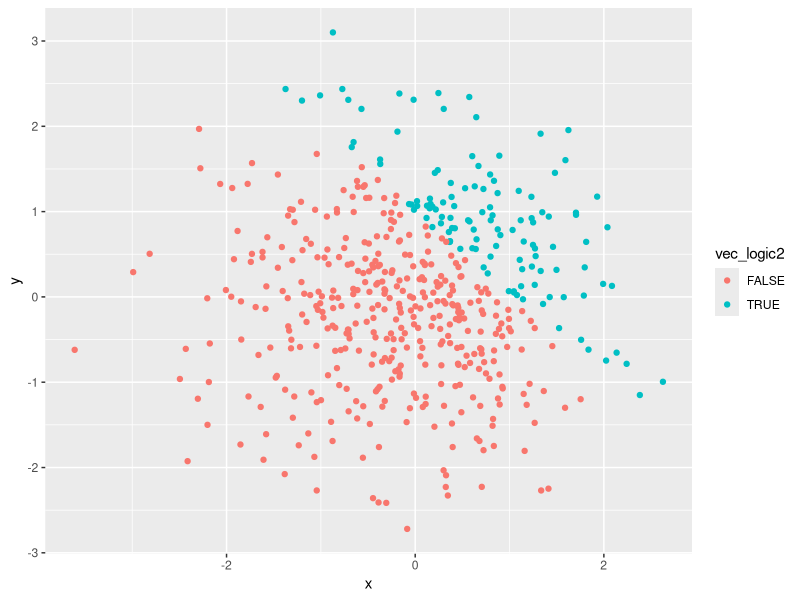
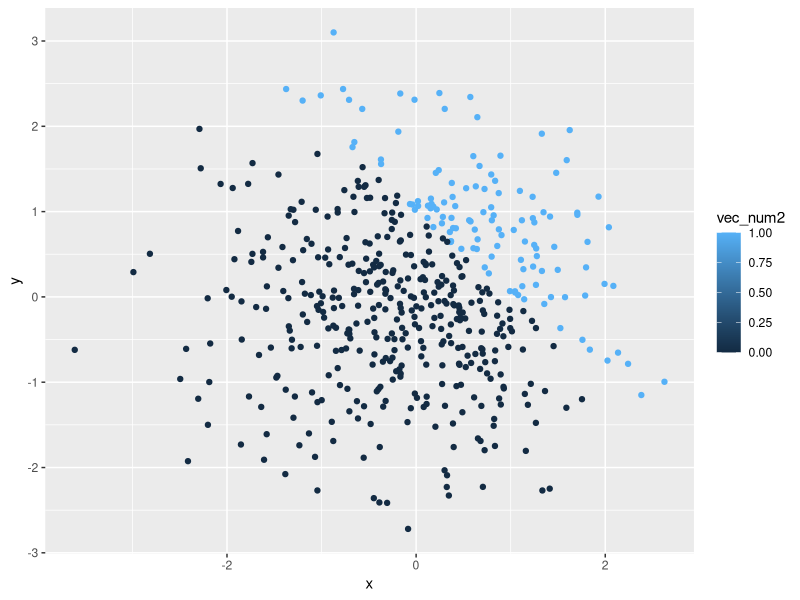
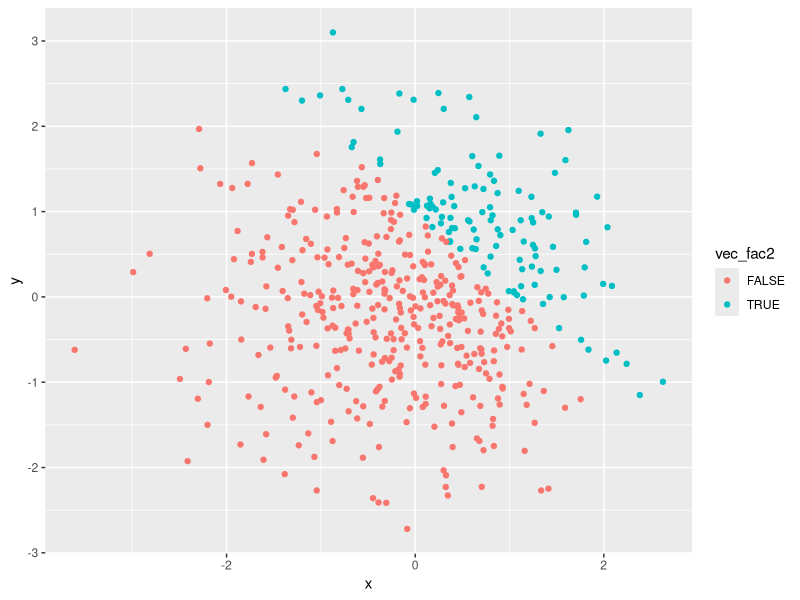
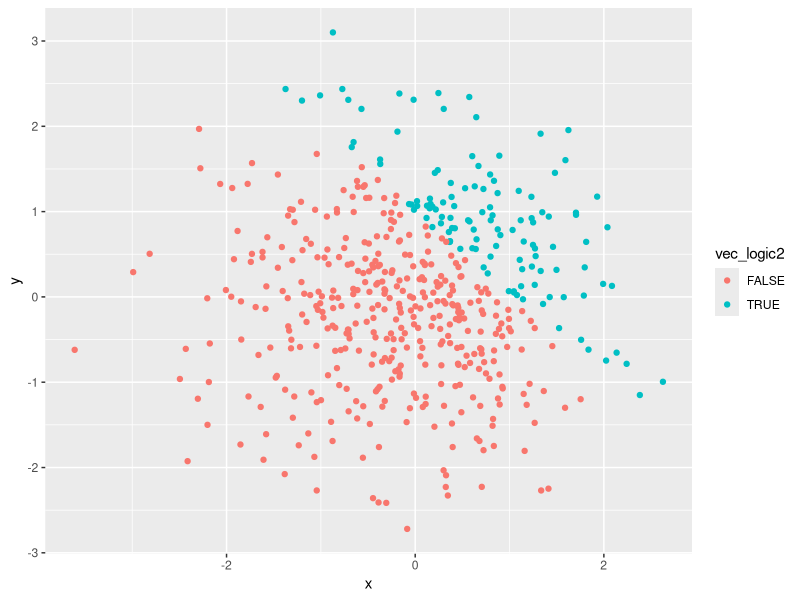

Write the R code that produced these figures, in order.
## ---- chunk 1
library(tidyverse)

problem1_df = tibble(
  ran_sample = rnorm(8),
  gr_th_0_logical = ran_sample > 0,
  vec_character = c("This", "is", "the", "answer", "of", "problem", "one", "here"),
  vec_factor = factor(c("white", "black", "black", "red", "white", "red", "black", "white"), levels = c("white", "black", "red") )
)

lapply(problem1_df, mean)
##The clss of vec_character is character and the class of vec_factor is fact.##
##The mean of vec_character and vec_factor cannot be calculated, because they are neither numerical nor logical vectors##
## ---- chunk 2
##convert the logical vector to numeric, and multiply the random sample by the result##
gr_th_0_num = as.numeric(pull(problem1_df, gr_th_0_logical))
(gr_th_0_num)*(pull(problem1_df, ran_sample))

##convert the logical vector to a factor, and multiply the random sample by the result##
gr_th_0_fac = as.factor(pull(problem1_df, gr_th_0_logical))
gr_th_0_fac_pro = (gr_th_0_fac)*(pull(problem1_df, ran_sample))
gr_th_0_fac_pro
#the random sample cannot be mutiplied as it's factor. 

##convert the logical vector to a factor and then convert the result to numeric, and multiply the random sample by the result##
gr_th_0_fac_num = as.numeric(as.factor
                             (pull(problem1_df, gr_th_0_logical)))
(gr_th_0_fac_num)*(pull(problem1_df, ran_sample))
## ---- chunk 3
problem2_df = tibble(
  x = rnorm(500),
  y = rnorm(500),
  vec_logic2 = x + y > 1,
  vec_num2 = as.numeric(vec_logic2),
  vec_fac2 = as.factor(vec_logic2)
)
## ---- chunk 4
ggplot(problem2_df, aes(x = x, y = y)) + geom_point(aes(color = vec_logic2))
## ---- chunk 5
ggplot(problem2_df, aes(x = x, y = y)) + geom_point(aes(color = vec_num2))
## ---- chunk 6
ggplot(problem2_df, aes(x = x, y = y)) + geom_point(aes(color = vec_fac2))
## ---- chunk 7
##save the first plot##
logic_color_plot = ggplot(problem2_df, aes(x = x, y = y)) + geom_point(aes(color = vec_logic2))
ggsave("logic_color_plot.pdf", logic_color_plot, width = 8, height = 5)
